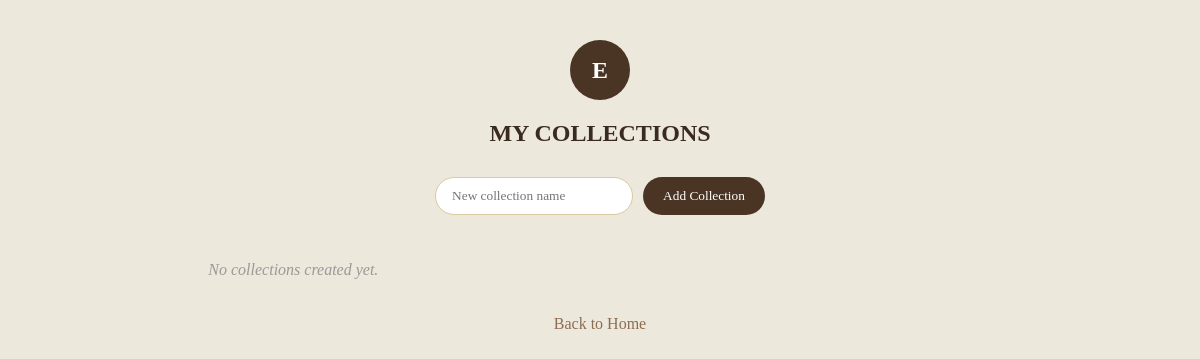
Before: /collections/ (signed in) with the older database file.
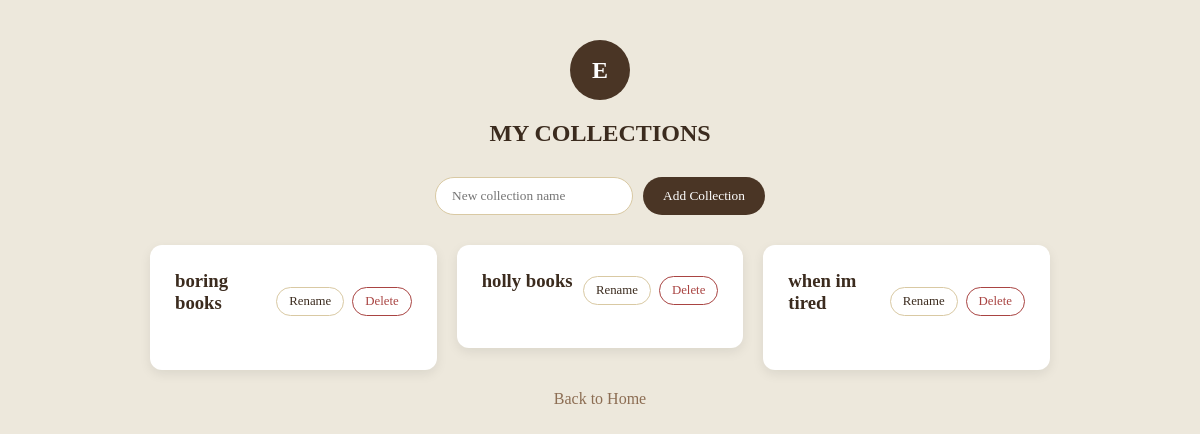
After: the same page with the newer database file.
### catalog/models.py (models this page shows, shortened)
class Shelf(models.Model):
    shelf_id = models.AutoField(primary_key=True)
    shelf_name = models.CharField(max_length=100)
    user = models.ForeignKey(User, on_delete=models.CASCADE, related_name='shelves')

### catalog/views.py (the view)
# urls.py: path('collections/', views.collections, name='collections'),
@login_required(login_url='login')
def collections(request):
    my_collections = Shelf.objects.filter(user=request.user)
    context = {
        'collections': my_collections,
        'username': request.user.username
    }
    return render(request, 'catalog/collections.html', context)

### catalog/templates/catalog/collections.html (shortened to what this page needs)
<!DOCTYPE html>
<html lang="en">
<head>
    {% load static %}
    <link rel="stylesheet" href="{% static 'catalog/shelves.css' %}">
</head>
<body class="shelves-background">
    <div class="shelves-header">
        <div class="avatar-circle">{{ username.0|upper }}</div>
        <h2>MY COLLECTIONS</h2>
    </div>
    <form action="{% url 'add_shelf' %}" method="POST" class="add-shelf-form">
        <input type="text" name="shelf_name" placeholder="New collection name" required>
        <button type="submit" class="submit-btn">Add Collection</button>
    </form>
    <div class="shelves-list">
        {% for collection in collections %}
            <div class="shelf-card" style="cursor: pointer;" onclick="location.href=`{% url 'collection_detail' collection.shelf_id %}`">
                <div class="shelf-header">
                    <h3>{{ collection.shelf_name }}</h3>
                    <div class="shelf-actions" onclick="event.stopPropagation();">
                        <button class="rename-toggle" type="button" onclick="toggleRename('{{ collection.shelf_id }}')">Rename</button>
                        <form action="{% url 'delete_shelf' %}" method="POST" style="display:inline;" onsubmit="return confirm('Delete this collection?');">
                            <button type="submit" class="delete-btn">Delete</button>
                        </form>
                    </div>
                </div>
            </div>
        {% empty %}
            <p class="empty-shelf" style="text-align: center;">No collections created yet.</p>
        {% endfor %}
    </div>
    <a href="{% url 'index' %}" class="back-link">Back to Home</a>
</body>
</html>

Changed rows visible on the page:
added Shelf: shelf_name "boring books"
added Shelf: shelf_name "holly books"
added Shelf: shelf_name "when im tired"
Other visible differences:
text no longer shown: "No collections created yet."
